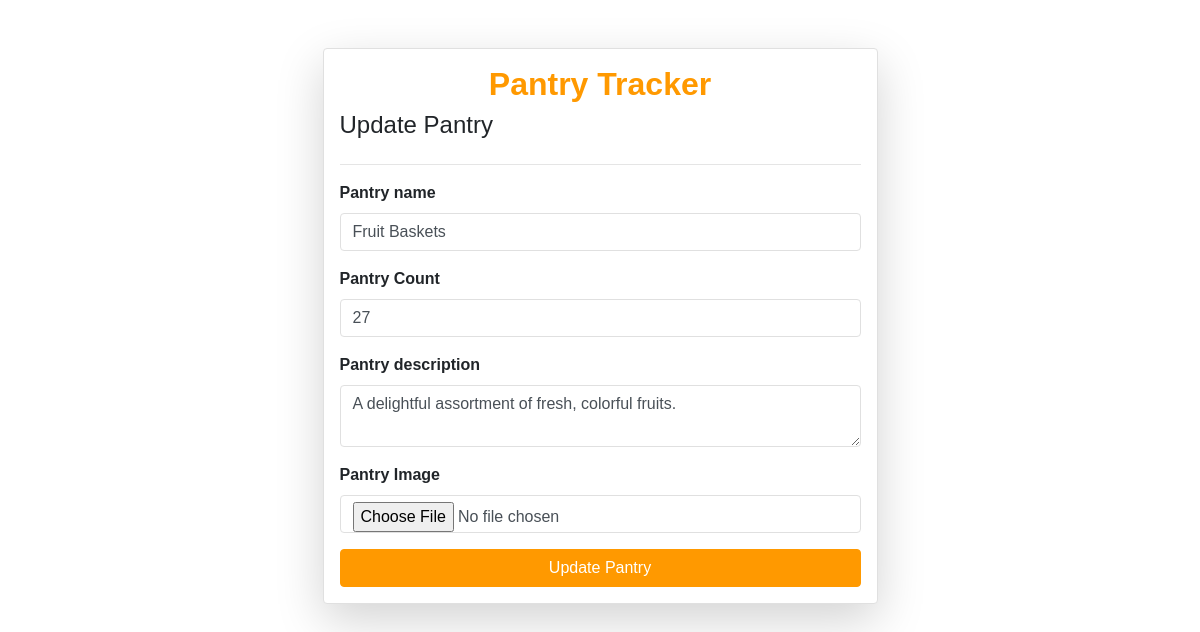
/update_pantry/4, run on the app's committed database.
### pantry/models.py (models this page shows)
class Pantry(models.Model):
    user = models.ForeignKey(User, on_delete=models.SET_NULL, null=True, blank=True)
    inventory_name = models.CharField(max_length=100)
    inventory_count = models.IntegerField()
    inventory_description = models.TextField()
    inventory_image = models.ImageField(upload_to="inventory_images")
    inventory_view_count = models.PositiveIntegerField(default=1)

### pantry_tracker/views.py (the view, shortened to what this page needs)
# urls.py: path('update_pantry/<id>', views.update_pantry, name='update_pantry'),
def update_pantry(request, id):
    queryset = Pantry.objects.get(id=id)
    prev_name = queryset.inventory_name
    prev_count = queryset.inventory_count
    prev_desc = queryset.inventory_description
    context = {
        'queryset': queryset,
        'prev_name': prev_name,
        'prev_count': prev_count,
        'prev_desc': prev_desc
    }
    return render(request, 'update_pantry.html', context)

### templates/update_pantry.html (shortened to what this page needs)
{% extends "base.html" %}
{% block start %}
<link href="https://maxcdn.bootstrapcdn.com/bootstrap/4.5.2/css/bootstrap.min.css" rel="stylesheet">
<div class="container mt-5">
  <form class="col-6 mx-auto card p-3 shadow-lg" method="post" enctype="multipart/form-data">
    <h2 class="text text-center">Pantry Tracker</h2>
    <h4>Update Pantry</h4>
    <hr>
    <div class="form-group">
      <label for="exampleInputEmail1">Pantry name</label>
      <input name="name" value="{{queryset.inventory_name}}" type="text" class="form-control" required>
    </div>
    <div class="form-group">
      <label for="exampleInputEmail1">Pantry Count</label>
      <input name="count" value="{{ prev_count }}" type="text" class="form-control" required>
    </div>
    <div class="form-group">
      <label for="exampleInputPassword1">Pantry description</label>
      <textarea name="description" class="form-control" required>{{prev_desc}}</textarea>
    </div>
    <div class="form-group">
      <label for="exampleInputPassword1">Pantry Image</label>
      <input name="image" type="file" class="form-control">
    </div>
    <button type="submit" class="btn btn-success">Update Pantry</button>
  </form>
</div>
{% endblock %}

### templates/update_pantry.html (style rules this page uses)
.text { color: #FF9900; font-weight: bold; }
.container { margin-top: 30px; font-family: Arial, sans-serif; }
.card { padding: 20px; box-shadow: 0 4px 8px rgba(0, 0, 0, 0.1); border: 1px solid #e0e0e0; }
.form-group label { font-weight: bold; }
.form-control { border: 1px solid #e0e0e0; }
.btn-success { background-color: #FF9900; border-color: #FF9900; }

### data on the page
Pantry: name "Fruit Baskets", description "A delightful assortment of fresh, colorful fruits."
